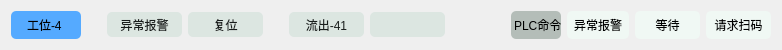
  <widget class="QWidget" name="layoutWidget_4">
   <property name="geometry">
    <rect>
     <x>20</x>
     <y>249</y>
     <width>781</width>
     <height>30</height>
    </rect>
   </property>
   <layout class="QGridLayout" name="gridLayout_4">
    <item row="0" column="10">
     <widget class="QPushButton" name="pb_CmdA_4">
      <property name="minimumSize">
       <size>
        <width>75</width>
        <height>25</height>
       </size>
      </property>
      <property name="styleSheet">
       <string notr="true">background: rgb(220, 230, 225);
border-color: rgb(0, 0, 0);
border-radius: 5px;
color:rgb(24, 28, 27);</string>
      </property>
      <property name="text">
       <string>流出-41</string>
      </property>
     </widget>
    </item>
    <item row="0" column="16">
     <widget class="QLabel" name="lb_RequestCode_4">
      <property name="minimumSize">
       <size>
        <width>65</width>
        <height>25</height>
       </size>
      </property>
      <property name="styleSheet">
       <string notr="true">border-radius: 5px;
background-color: rgb(240, 248, 244);</string>
      </property>
      <property name="text">
       <string>请求扫码</string>
      </property>
      <property name="alignment">
       <set>Qt::AlignCenter</set>
      </property>
     </widget>
    </item>
    <item row="0" column="13">
     <widget class="QLabel" name="label_7">
      <property name="minimumSize">
       <size>
        <width>50</width>
        <height>25</height>
       </size>
      </property>
      <property name="styleSheet">
       <string notr="true">border-radius: 5px;
background-color: rgb(180, 189, 184);</string>
      </property>
      <property name="text">
       <string> PLC命令</string>
      </property>
      <property name="alignment">
       <set>Qt::AlignCenter</set>
      </property>
     </widget>
    </item>
    <item row="0" column="3">
     <spacer name="horizontalSpacer_11">
      <property name="orientation">
       <enum>Qt::Horizontal</enum>
      </property>
      <property name="sizeType">
       <enum>QSizePolicy::Fixed</enum>
      </property>
      <property name="sizeHint" stdset="0">
       <size>
        <width>20</width>
        <height>20</height>
       </size>
      </property>
     </spacer>
    </item>
    <item row="0" column="6">
     <spacer name="horizontalSpacer_12">
      <property name="orientation">
       <enum>Qt::Horizontal</enum>
      </property>
      <property name="sizeType">
       <enum>QSizePolicy::Fixed</enum>
      </property>
      <property name="sizeHint" stdset="0">
       <size>
        <width>20</width>
        <height>20</height>
       </size>
      </property>
     </spacer>
    </item>
    <item row="0" column="4">
     <widget class="QPushButton" name="pb_Error_4">
      <property name="minimumSize">
       <size>
        <width>75</width>
        <height>25</height>
       </size>
      </property>
      <property name="styleSheet">
       <string notr="true">background: rgb(220, 230, 225);
border-color: rgb(0, 0, 0);
border-radius: 5px;
color:rgb(24, 28, 27);</string>
      </property>
      <property name="text">
       <string>异常报警</string>
      </property>
     </widget>
    </item>
    <item row="0" column="12">
     <spacer name="horizontalSpacer_13">
      <property name="orientation">
       <enum>Qt::Horizontal</enum>
      </property>
      <property name="sizeType">
       <enum>QSizePolicy::Fixed</enum>
      </property>
      <property name="sizeHint" stdset="0">
       <size>
        <width>60</width>
        <height>20</height>
       </size>
      </property>
     </spacer>
    </item>
    <item row="0" column="11">
     <widget class="QPushButton" name="pb_CmdB_4">
      <property name="minimumSize">
       <size>
        <width>75</width>
        <height>25</height>
       </size>
      </property>
      <property name="styleSheet">
       <string notr="true">background: rgb(220, 230, 225);
border-color: rgb(0, 0, 0);
border-radius: 5px;
color:rgb(24, 28, 27);</string>
      </property>
      <property name="text">
       <string/>
      </property>
     </widget>
    </item>
    <item row="0" column="15">
     <widget class="QLabel" name="lb_Wait_4">
      <property name="minimumSize">
       <size>
        <width>65</width>
        <height>25</height>
       </size>
      </property>
      <property name="styleSheet">
       <string notr="true">border-radius: 5px;
background-color: rgb(240, 248, 244);</string>
      </property>
      <property name="text">
       <string>等待</string>
      </property>
      <property name="alignment">
       <set>Qt::AlignCenter</set>
      </property>
     </widget>
    </item>
    <item row="0" column="2">
     <widget class="QLabel" name="lb_WorkStation_4">
      <property name="minimumSize">
       <size>
        <width>70</width>
        <height>28</height>
       </size>
      </property>
      <property name="styleSheet">
       <string notr="true">border-radius: 5px;
background-color: rgb(85, 170, 255);</string>
      </property>
      <property name="text">
       <string>工位-4 </string>
      </property>
      <property name="alignment">
       <set>Qt::AlignCenter</set>
      </property>
     </widget>
    </item>
    <item row="0" column="14">
     <widget class="QLabel" name="lb_Error_4">
      <property name="minimumSize">
       <size>
        <width>62</width>
        <height>25</height>
       </size>
      </property>
      <property name="styleSheet">
       <string notr="true">border-radius: 5px;
background-color: rgb(240, 248, 244);</string>
      </property>
      <property name="text">
       <string>异常报警</string>
      </property>
      <property name="alignment">
       <set>Qt::AlignCenter</set>
      </property>
     </widget>
    </item>
    <item row="0" column="5">
     <widget class="QPushButton" name="pb_Reset_4">
      <property name="minimumSize">
       <size>
        <width>75</width>
        <height>25</height>
       </size>
      </property>
      <property name="styleSheet">
       <string notr="true">background: rgb(220, 230, 225);
border-color: rgb(0, 0, 0);
border-radius: 5px;
color:rgb(24, 28, 27);</string>
      </property>
      <property name="text">
       <string>复位</string>
      </property>
     </widget>
    </item>
   </layout>
  </widget>
